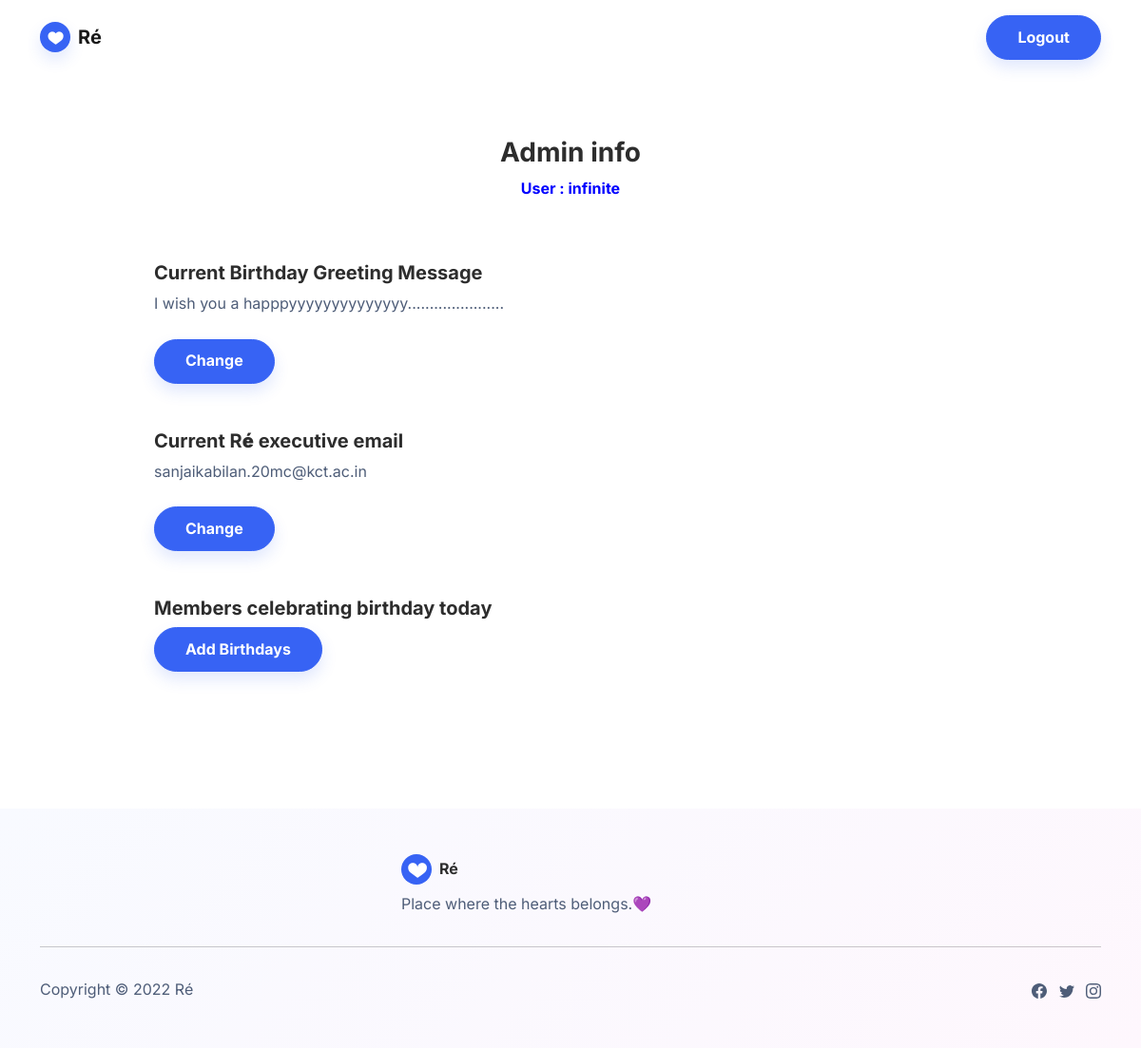
Page /profile (signed in) on the earlier database version.
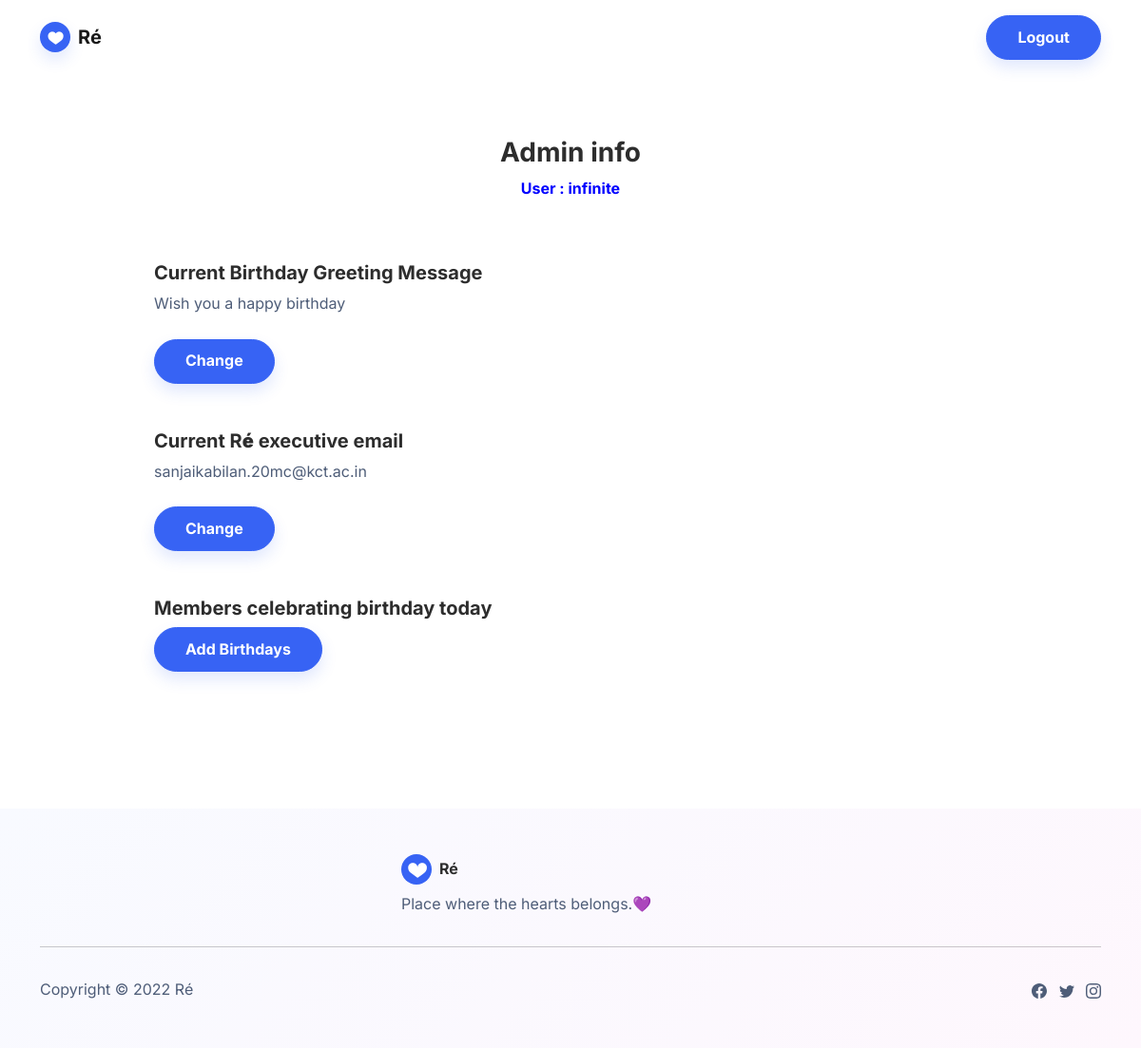
Same page on the later database version.
### wisher/models.py (models this page shows, shortened)
class prop(models.Model):
    greet = models.TextField(max_length=500)

class orga(models.Model):
    ex = models.EmailField(max_length=254)

### wisher/views.py (the view)
# urls.py: path('profile', views.profile, name='profile'),
@login_required(login_url='login')
def profile (request):
    Wishs = prop.objects.only('greet')
    Inc = orga.objects.only('ex')
    Bi = date.today()
    bir = Birth.objects.filter(bday = Bi )
    return render(request, 'profile.html', {
        'Wishs':Wishs ,
        'Inc': Inc,
        'bir': bir,
    })

### wisher/templates/profile.html (shortened to what this page needs)
<!DOCTYPE html>
{% load static %}
<html lang="en">
<head>
    <link rel="stylesheet" href="{% static 'bootstrap/css/bootstrap.min.css' %}">
    <link rel="stylesheet" href="{% static 'fonts/typicons.min.css' %}">
</head>
<body style="/*background: url(&quot;design.jpg&quot;);*/background-position: 0 -60px;">
    <nav class="navbar navbar-light navbar-expand-md fixed-top navbar-shrink py-3" id="mainNav">
        <div class="container"><a class="navbar-brand d-flex align-items-center" href="/">
            <span class="bs-icon-sm bs-icon-circle bs-icon-primary shadow d-flex justify-content-center align-items-center me-2 bs-icon">
                <i class="typcn typcn-heart-full-outline" style="width: 19px;height: 32.6px;font-size: 20px;">
                </i>
            </span>
            <span>Ré</span></a><button data-bs-toggle="collapse" class="navbar-toggler" data-bs-target="#navcol-1"><span class="visually-hidden">Toggle navigation</span></button>
            <div class="collapse navbar-collapse" id="navcol-1">
                <ul class="navbar-nav mx-auto">
                {% if user.is_authenticated %}
            </ul><a class="btn btn-primary shadow" role="button" href="{% url 'logout' %}">Logout</a>
                {% endif %}
            </div>
        </div>
    </nav>
    <section class="py-5 mt-5">
        <div class="container py-5">
            <div class="row mb-4 mb-lg-5">
                <div class="col-md-8 col-xl-6 text-center mx-auto">
                    <h3 class="fw-bold">Admin info</h3>
                    <p class="fw-bold" style="color:blue">User : {{user.username}}</p>
                </div>
            </div>
            <div class="row row-cols-1 row-cols-md-2 mx-auto" style="max-width: 900px;">
                <div class="col-lg-7 d-md-flex align-items-md-end align-items-lg-center mb-5">
                    <div>
                        <h5 class="fw-bold">Current Birthday Greeting Message</h5>
                        {% for x in Wishs %}
                        {% if x.greet%}
                        <p class="text-muted mb-4">{{ x.greet }}</p>
                        {% else %}
                        <p class="text-muted mb-4">{{user.username}}, The Birthday wish is not configured yet</p>
                        {% endif %}
                        {% endfor %}
                        {% if user.is_superuser %}
                        <a class="btn btn-primary shadow" href="{% url 'updm' %}" type="button">Change</a>
                        {% endif %}
                    </div>
                </div>
            </div>
            <div class="row row-cols-1 row-cols-md-2 mx-auto" style="max-width: 900px;">
                <div class="col-lg-7 d-md-flex align-items-md-end align-items-lg-center mb-5">
                    <div>
                        <h5 class="fw-bold">Current R<strong>é</strong>&nbsp;executive email</h5>
                        {% for y in Inc %}
                        {% if y.ex %}
                        <p class="text-muted mb-4">{{ y.ex }}</p>
                        {% else %}
                        <p class="text-muted mb-4">{{ user.username }}, The executive mail not yet configured </p>
                        {% endif %}
                        {% endfor %}
                        {% if user.is_superuser %}
                        <a class="btn btn-primary shadow" href="{% url 'updex' %}" type="button">Change</a>
                        {% endif %}
                    </div>
                </div>
            </div>
            <div class="row row-cols-1 row-cols-md-2 mx-auto" style="max-width: 900px;">
                <div class="col-md-7 d-md-flex align-items-md-end align-items-lg-center mb-5">
                    <div>
                        <h5 class="fw-bold">Members celebrating birthday today</h5>
                        {% if user.is_superuser %}
                        <a class="btn btn-primary shadow" href="{% url 'addb' %}" type="button">Add Birthdays</a>
                        {% endif %}
                    </div>
                </div>
            </div>
        </div>
    </section>
    <footer class="bg-primary-gradient">
        <div class="container py-4 py-lg-5">
            <div class="row justify-content-center">
                <div class="col-lg-4 text-center text-lg-start d-flex flex-column align-items-center order-first align-items-lg-start order-lg-last item social" style="text-align: center;">
                    <div class="fw-bold d-flex align-items-center mb-2">
                        <span class="bs-icon-sm bs-icon-circle bs-icon-primary d-flex justify-content-center align-items-center bs-icon me-2">
                            <i class="typcn typcn-heart" style="font-size: 27px;height: 45.2px;width: 25px;">
                            </i></span>
                            <span>Ré</span></div>
                    <p class="text-muted copyright">Place where the hearts belongs.💜</p>
                </div>
            </div>
            <hr>
            <div class="text-muted d-flex justify-content-between align-items-center pt-3">
                <p class="mb-0">Copyright © 2022 Ré</p>
                <ul class="list-inline mb-0">
                    <li class="list-inline-item"></li>
                    <li class="list-inline-item"></li>
                    <li class="list-inline-item"></li>
                </ul>
            </div>
        </div>
    </footer>
</body>
</html>

Differences in the rows shown:
changed prop: greet "I wish you a happpyyyyyyyyyyyyyy......................" → "Wish you a happy birthday"
